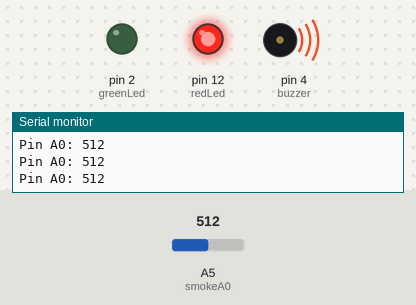
Bench run of a sketch on a simulated Arduino Uno, built with avr-gcc and run on an emulated ATmega328P. Parts: output pins drawn as LEDs (lit = HIGH), buzzer (waves = sounding), the last lines printed to the serial monitor. The test bench sets the inputs (shaded band); at power-on: A5 (smokeA0) = 512.

Above: at 1.2 s.
1.3 s: A5 (smokeA0) set to 415
2.8 s: A5 (smokeA0) set to 393
At 3.2 s:
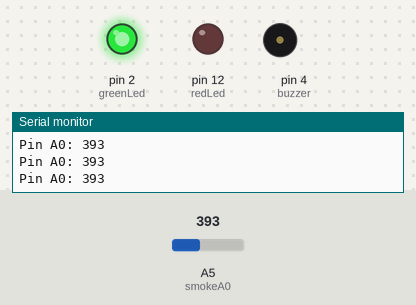
4.3 s: A5 (smokeA0) set to 410
At 4.6 s:
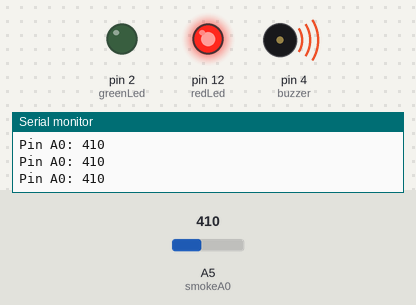
5.8 s: A5 (smokeA0) set to 390
At 7.1 s:
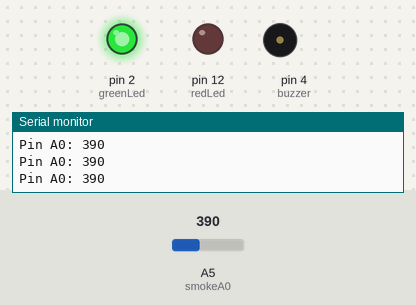
Timing chart, 0 to 8.3 s (numbered marks = the images above; inputs shaded):
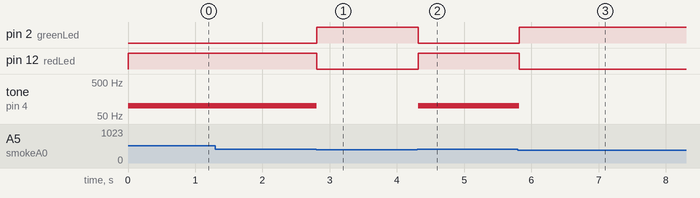

The sketch:

Arduino_Gas.ino
```cpp
int redLed = 12;
int greenLed = 2;
int buzzer = 4;
int smokeA0 = A5;
// Your threshold value
int sensorThres = 400;

void setup() {
  pinMode(redLed, OUTPUT);
  pinMode(greenLed, OUTPUT);
  pinMode(buzzer, OUTPUT);
  pinMode(smokeA0, INPUT);
  Serial.begin(9600);
}

void loop() {
  int analogSensor = analogRead(smokeA0);

  Serial.print("Pin A0: ");
  Serial.println(analogSensor);
  // Checks if it has reached the threshold value
  if (analogSensor > sensorThres)
  {
    digitalWrite(redLed, HIGH);
    digitalWrite(greenLed, LOW);
    tone(buzzer, 100);
  }
  else
  {
    digitalWrite(redLed, LOW);
    digitalWrite(greenLed, HIGH);
    noTone(buzzer);
  }
  delay(100);
}
```

Measured:
- the behaviour switches between 401 and 400 on A5 (smokeA0) (found by bisection; images 0 and 1)
- after the input at 2.8 s, pin 2 (greenLed): LOW → HIGH at once; pin 12 (redLed): HIGH → LOW at once; tone on pin 4 (buzzer): 100 Hz → silent at once
- after the input at 4.3 s, pin 2 (greenLed): HIGH → LOW at once; pin 12 (redLed): LOW → HIGH at once; tone on pin 4 (buzzer): silent → 100 Hz at once
- after the input at 5.8 s, pin 2 (greenLed): LOW → HIGH at once; pin 12 (redLed): HIGH → LOW at once; tone on pin 4 (buzzer): 100 Hz → silent at once
